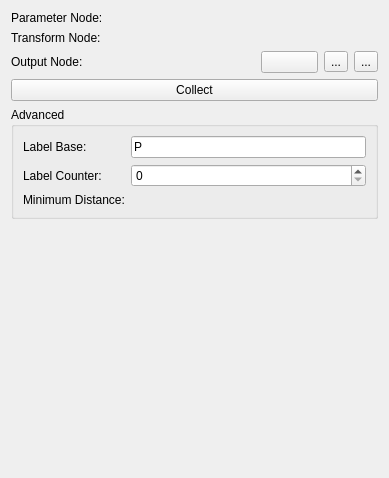
<?xml version="1.0" encoding="UTF-8"?>
<ui version="4.0">
 <class>qSlicerCollectFiducialsModule</class>
 <widget class="qSlicerWidget" name="qSlicerCollectFiducialsModule">
  <property name="geometry">
   <rect>
    <x>0</x>
    <y>0</y>
    <width>389</width>
    <height>478</height>
   </rect>
  </property>
  <property name="windowTitle">
   <string>Module Template</string>
  </property>
  <layout class="QVBoxLayout" name="verticalLayout">
   <item>
    <layout class="QGridLayout" name="ParameterLayout">
     <item row="0" column="0">
      <widget class="QLabel" name="ParameterNodeLabel">
       <property name="text">
        <string>Parameter Node:</string>
       </property>
      </widget>
     </item>
     <item row="1" column="0">
      <widget class="QLabel" name="ProbeTransformNodeLabel">
       <property name="text">
        <string>Transform Node:</string>
       </property>
      </widget>
     </item>
     <item row="2" column="0">
      <widget class="QLabel" name="OutputNodeLabel">
       <property name="text">
        <string>Output Node:</string>
       </property>
      </widget>
     </item>
     <item row="1" column="1">
      <widget class="qMRMLNodeComboBox" name="ProbeTransformNodeComboBox">
       <property name="nodeTypes">
        <stringlist>
         <string>vtkMRMLLinearTransformNode</string>
        </stringlist>
       </property>
      </widget>
     </item>
     <item row="0" column="1">
      <widget class="qMRMLNodeComboBox" name="ParameterNodeComboBox">
       <property name="nodeTypes">
        <stringlist>
         <string>vtkMRMLCollectFiducialsNode</string>
        </stringlist>
       </property>
      </widget>
     </item>
     <item row="2" column="1">
      <layout class="QGridLayout" name="OutputLayout">
       <item row="0" column="0">
        <widget class="qMRMLNodeComboBox" name="OutputNodeComboBox">
         <property name="nodeTypes">
          <stringlist>
           <string>vtkMRMLMarkupsFiducialNode</string>
           <string>vtkMRMLModelNode</string>
          </stringlist>
         </property>
         <property name="noneEnabled">
          <bool>true</bool>
         </property>
         <property name="renameEnabled">
          <bool>true</bool>
         </property>
        </widget>
       </item>
       <item row="0" column="3">
        <widget class="QToolButton" name="OutputVisibilityButton">
         <property name="text">
          <string>...</string>
         </property>
         <property name="icon">
          <iconset resource="../qSlicerCollectFiducialsModule.qrc">
           <normaloff>:/Icons/PointVisible.png</normaloff>:/Icons/PointVisible.png</iconset>
         </property>
        </widget>
       </item>
       <item row="0" column="1">
        <widget class="ctkColorPickerButton" name="OutputColorButton">
         <property name="displayColorName">
          <bool>false</bool>
         </property>
        </widget>
       </item>
       <item row="0" column="2">
        <widget class="QToolButton" name="OutputDeleteButton">
         <property name="text">
          <string>...</string>
         </property>
         <property name="icon">
          <iconset resource="../qSlicerCollectFiducialsModule.qrc">
           <normaloff>:/Icons/PointDelete.png</normaloff>:/Icons/PointDelete.png</iconset>
         </property>
        </widget>
       </item>
      </layout>
     </item>
    </layout>
   </item>
   <item>
    <widget class="ctkCheckablePushButton" name="CollectButton">
     <property name="text">
      <string>Collect</string>
     </property>
    </widget>
   </item>
   <item>
    <widget class="ctkCollapsibleGroupBox" name="AdvancedGroupBox">
     <property name="title">
      <string>Advanced</string>
     </property>
     <property name="checked">
      <bool>false</bool>
     </property>
     <layout class="QGridLayout" name="gridLayout_3">
      <item row="1" column="1">
       <widget class="QSpinBox" name="LabelCounterSpinBox"/>
      </item>
      <item row="2" column="0">
       <widget class="QLabel" name="MinimumDistanceLabel">
        <property name="text">
         <string>Minimum Distance:</string>
        </property>
       </widget>
      </item>
      <item row="1" column="0">
       <widget class="QLabel" name="LabelCounterLabel">
        <property name="text">
         <string>Label Counter:</string>
        </property>
       </widget>
      </item>
      <item row="0" column="1">
       <widget class="QLineEdit" name="LabelBaseLineEdit">
        <property name="text">
         <string>P</string>
        </property>
       </widget>
      </item>
      <item row="0" column="0">
       <widget class="QLabel" name="LabelBaseLabel">
        <property name="text">
         <string>Label Base:</string>
        </property>
       </widget>
      </item>
      <item row="2" column="1">
       <widget class="ctkSliderWidget" name="MinimumDistanceSlider">
        <property name="value">
         <double>10.000000000000000</double>
        </property>
       </widget>
      </item>
     </layout>
    </widget>
   </item>
   <item>
    <spacer name="VerticalSpacer">
     <property name="orientation">
      <enum>Qt::Vertical</enum>
     </property>
     <property name="sizeHint" stdset="0">
      <size>
       <width>20</width>
       <height>40</height>
      </size>
     </property>
    </spacer>
   </item>
  </layout>
  <action name="ActionDeleteAll">
   <property name="icon">
    <iconset resource="../qSlicerCollectFiducialsModule.qrc">
     <normaloff>:/Icons/PointDeleteAll.png</normaloff>:/Icons/PointDeleteAll.png</iconset>
   </property>
   <property name="text">
    <string>Delete All Points</string>
   </property>
   <property name="toolTip">
    <string>Delete all points from the node</string>
   </property>
  </action>
 </widget>
 <customwidgets>
  <customwidget>
   <class>qMRMLNodeComboBox</class>
   <extends>QWidget</extends>
   <header>qMRMLNodeComboBox.h</header>
   <container>1</container>
  </customwidget>
  <customwidget>
   <class>qSlicerWidget</class>
   <extends>QWidget</extends>
   <header>qSlicerWidget.h</header>
   <container>1</container>
  </customwidget>
  <customwidget>
   <class>ctkCheckablePushButton</class>
   <extends>ctkPushButton</extends>
   <header>ctkCheckablePushButton.h</header>
  </customwidget>
  <customwidget>
   <class>ctkCollapsibleGroupBox</class>
   <extends>QGroupBox</extends>
   <header>ctkCollapsibleGroupBox.h</header>
   <container>1</container>
  </customwidget>
  <customwidget>
   <class>ctkColorPickerButton</class>
   <extends>QPushButton</extends>
   <header>ctkColorPickerButton.h</header>
  </customwidget>
  <customwidget>
   <class>ctkPushButton</class>
   <extends>QPushButton</extends>
   <header>ctkPushButton.h</header>
  </customwidget>
  <customwidget>
   <class>ctkSliderWidget</class>
   <extends>QWidget</extends>
   <header>ctkSliderWidget.h</header>
  </customwidget>
 </customwidgets>
 <resources>
  <include location="../qSlicerCollectFiducialsModule.qrc"/>
 </resources>
 <connections>
  <connection>
   <sender>qSlicerCollectFiducialsModule</sender>
   <signal>mrmlSceneChanged(vtkMRMLScene*)</signal>
   <receiver>ProbeTransformNodeComboBox</receiver>
   <slot>setMRMLScene(vtkMRMLScene*)</slot>
   <hints>
    <hint type="sourcelabel">
     <x>169</x>
     <y>159</y>
    </hint>
    <hint type="destinationlabel">
     <x>215</x>
     <y>73</y>
    </hint>
   </hints>
  </connection>
  <connection>
   <sender>qSlicerCollectFiducialsModule</sender>
   <signal>mrmlSceneChanged(vtkMRMLScene*)</signal>
   <receiver>OutputNodeComboBox</receiver>
   <slot>setMRMLScene(vtkMRMLScene*)</slot>
   <hints>
    <hint type="sourcelabel">
     <x>301</x>
     <y>4</y>
    </hint>
    <hint type="destinationlabel">
     <x>279</x>
     <y>95</y>
    </hint>
   </hints>
  </connection>
  <connection>
   <sender>qSlicerCollectFiducialsModule</sender>
   <signal>mrmlSceneChanged(vtkMRMLScene*)</signal>
   <receiver>ParameterNodeComboBox</receiver>
   <slot>setMRMLScene(vtkMRMLScene*)</slot>
   <hints>
    <hint type="sourcelabel">
     <x>169</x>
     <y>238</y>
    </hint>
    <hint type="destinationlabel">
     <x>241</x>
     <y>21</y>
    </hint>
   </hints>
  </connection>
 </connections>
</ui>
